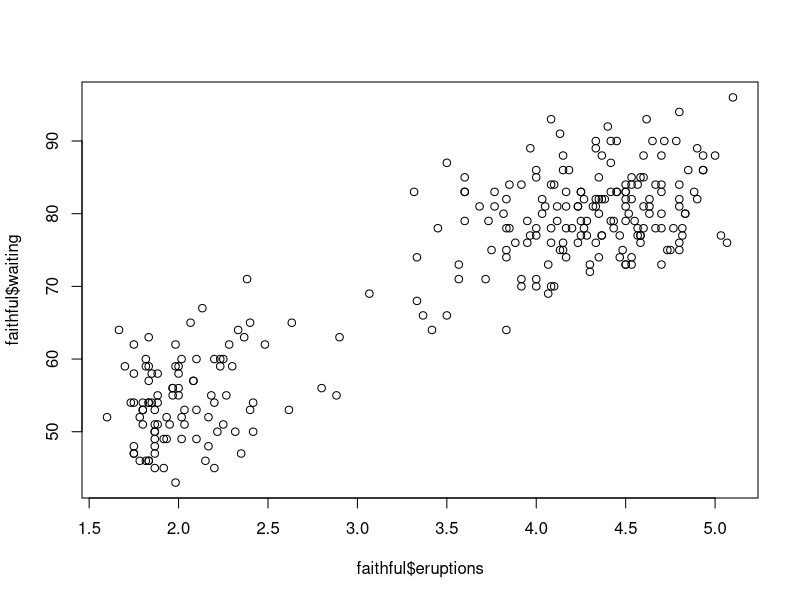

Reproduce this figure in R. (Note: this script raises an error after producing the figure.)
## ------------------------------------------------------------------------
my_var = 144 # creates a variable called "my_var" and stores the number 144 in it.

## ------------------------------------------------------------------------
my_var

## ------------------------------------------------------------------------
# For example, we can add a number to a variable like this:
my_var + 4

## ------------------------------------------------------------------------
# Subtraction:
my_var - 7.5
# Multiplication 
my_var * 1000
# Division
my_var / 12
# Brackets and longer expressions
((my_var + 4) / 10) + (2*my_var) + (1/4)
# Raising to a power 
my_var^2

## ------------------------------------------------------------------------
# Create a new variable and store the value of Pi in it 
pi_3dp = 3.142
# Create a radius variable and store the radius of some circle in it
radius = 5
# Find the area of this circle
circle_area = pi_3dp * radius^2

## ------------------------------------------------------------------------
circle_area

## ------------------------------------------------------------------------
# Make a variable containing a string
my_fav_sentence = "climate data is cool"
# Print the contents of the varible
my_fav_sentence 

## ------------------------------------------------------------------------
fib = c(0, 1, 1, 2, 3, 5, 8, 13, 21, 34)
fib

## ------------------------------------------------------------------------
fib * 2

## ------------------------------------------------------------------------
my_mat = matrix(1:12, nrow=3)
my_mat

## ------------------------------------------------------------------------
# The "data()" function is a special function in R that loads a small practise dataset for you into a variable of the same name as between the quotes (in this case, "faithful"). This is not the normal way to load data into R, so don't worry about it! 
data("faithful")
faithful

## ------------------------------------------------------------------------
# Find the dimensions of the data stored in the faithful variable
dim(faithful)

## ------------------------------------------------------------------------
str(faithful)

## ------------------------------------------------------------------------
# print the whole eruptions column
faithful$eruptions

## ------------------------------------------------------------------------
# Print the fifth row of the first column of the faithful dataset
faithful[5,1]
# Print the first 5 rows of the second column
faithful[1:5, 1]
# print the first 5 rows of all columns
faithful[1:5, ]

## ------------------------------------------------------------------------
plot(x=faithful$eruptions, y=faithful$waiting)

## ------------------------------------------------------------------------
?str

## ------------------------------------------------------------------------
setwd("~/Documents/scratch/R_netcdf")

## ------------------------------------------------------------------------
knitr::purl("Rmd_script_1_using_R.Rmd")

